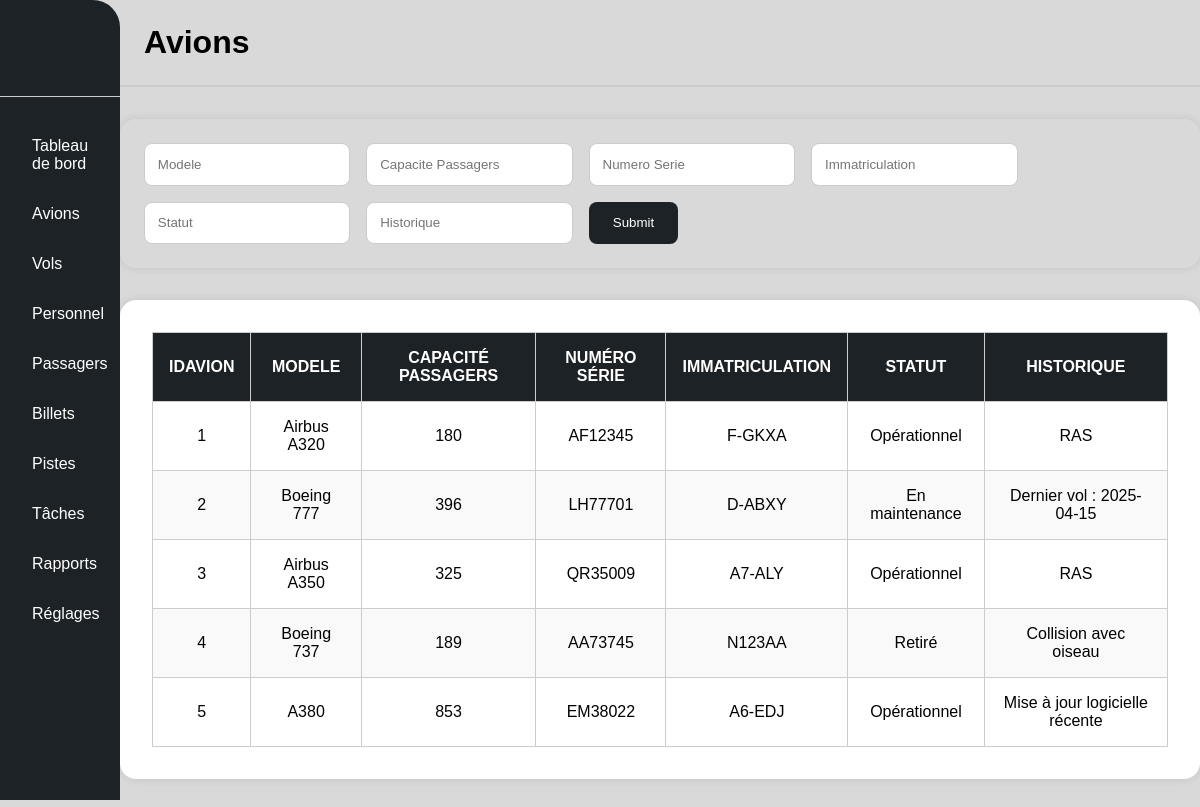
Screenshot of /PHP/Avion.php with the database file from the repository.
### tables this page shows
CREATE TABLE Avion (
    idAvion BIGINT AUTO_INCREMENT PRIMARY KEY,
    Modele VARCHAR(50),
    CapacitePassagers VARCHAR(50),
    NumeroSerie VARCHAR(50),
    Immatriculation VARCHAR(50),
    Statut VARCHAR(50),
    Historique VARCHAR(50)
);

### PHP/Avion.php (the view, shortened to what this page needs)
<?php
require_once('BDD.php');
$sql = "SELECT * FROM Avion";
$result = $liaison->query($sql);
$avions = [];
while ($row = $result->fetch_assoc()) {
    $avions[] = $row;
}
?>
<!DOCTYPE html>
<html lang="en">
<head>
    <link rel="stylesheet" href="../css/style.css">
</head>
<body>
    <header>
        <h1>Avions</h1>
    </header>
    <nav>
        <div class="text-section">
            <a href="">Tableau de bord</a>
            <a href="./Avions.php">Avions</a>
            <a href="./vols.php">Vols</a>
            <a href="./Personnel.php">Personnel</a>
            <a href="">Passagers</a>
            <a href="">Billets</a>
            <a href="">Pistes</a>
            <a href="">Tâches</a>
            <a href="">Rapports</a>
            <a href="">Réglages</a>
        </div>
    </nav>
    <div class="add-flight">
        <form method="POST" action="">
            <input type="text" placeholder="Modele" name="Modele">
            <input type="text" placeholder="Capacite Passagers" name="CapacitePassagers">
            <input type="text" placeholder="Numero Serie" name="NumeroSerie">
            <input type="text" placeholder="Immatriculation" name="Immatriculation">
            <input type="text" placeholder="Statut" name="Statut">
            <input type="text" placeholder="Historique" name="Historique">
            <input type="submit" placeholder="Ajouter" name="insert-button">
        </form>
    </div>
<div class="flight-status">
    <table>
        <thead>
            <tr>
                <th>idAvion</th>
                <th>Modele</th>
                <th>Capacité Passagers</th>
                <th>Numéro Série</th>
                <th>Immatriculation</th>
                <th>Statut</th>
                <th>Historique</th>
            </tr>
        </thead>
        <tbody>
            <?php foreach ($avions as $avion): ?>
            <tr>
                <td><?= $avion['idAvion'] ?></td>
                <td><?= $avion['Modele'] ?></td>
                <td><?= $avion['CapacitePassagers'] ?></td>
                <td><?= $avion['NumeroSerie'] ?></td>
                <td><?= $avion['Immatriculation'] ?></td>
                <td><?= $avion['Statut'] ?></td>
                <td><?= $avion['Historique'] ?></td>
            </tr>
            <?php endforeach; ?>
        </tbody>
    </table>
</div>
</body>
</html>

### css/style.css (style rules this page uses)
* { margin: 0; padding: 0; box-sizing: border-box; }
body { background-color: #d9d9d9; font-family: Arial, sans-serif; padding-left: 10%; }
header { padding: 1.5rem; display: flex; flex-direction: column; border-bottom: 2px solid #ccc; margin-bottom: 2rem; }
header h1 { text-align: left; }
nav { position: fixed; background-color: #1d2226; height: 100vh; width: 10%; left: 0; top: 0; padding-top: 6rem; border-top-right-radius: 1.7rem; z-index: 100; }
.text-section { border-top: 1px solid #ccc; padding: 1rem; }
.text-section a { display: block; margin-top: 1rem; text-decoration: none; color: #FFFF; padding: 0.5rem 1rem; transition: background-color 0.3s; }
.add-flight { padding: 1.5rem; border-radius: 1rem; box-shadow: 0 0 10px rgba(0, 0, 0, 0.1); margin-bottom: 2rem; }
.add-flight form { display: flex; flex-wrap: wrap; gap: 1rem; }
.add-flight input[type="text"] { padding: 0.8rem; border: 1px solid #ccc; border-radius: 0.5rem; width: 20%; }
.add-flight input[type="submit"] { padding: 0.8rem 1.5rem; background-color: #1d2226; color: white; border: none; border-radius: 0.5rem; }
.flight-status { background-color: #fff; padding: 2rem; border-radius: 1rem; box-shadow: 0 0 10px rgba(0, 0, 0, 0.1); overflow-x: auto; margin-bottom: 2rem; }
.flight-status table { width: 100%; border-collapse: collapse; font-family: Arial, sans-serif; background-color: #ffffff; }
.flight-status thead { background-color: #1d2226; color: white; text-transform: uppercase; }
.flight-status th, .flight-status td { padding: 1rem; text-align: center; border: 1px solid #ccc; }
.flight-status tbody tr:nth-child(even) { background-color: #f9f9f9; }

### rows the page displays
avion: idAvion "1", Modele "Airbus A320", CapacitePassagers "180", NumeroSerie "AF12345", Immatriculation "F-GKXA", Statut "Opérationnel", Historique "RAS"
avion: idAvion "2", Modele "Boeing 777", CapacitePassagers "396", NumeroSerie "LH77701", Immatriculation "D-ABXY", Statut "En maintenance", Historique "Dernier vol : 2025-04-15"
avion: idAvion "3", Modele "Airbus A350", CapacitePassagers "325", NumeroSerie "QR35009", Immatriculation "A7-ALY", Statut "Opérationnel", Historique "RAS"
avion: idAvion "4", Modele "Boeing 737", CapacitePassagers "189", NumeroSerie "AA73745", Immatriculation "N123AA", Statut "Retiré", Historique "Collision avec oiseau"
avion: idAvion "5", Modele "A380", CapacitePassagers "853", NumeroSerie "EM38022", Immatriculation "A6-EDJ", Statut "Opérationnel", Historique "Mise à jour logicielle récente"
